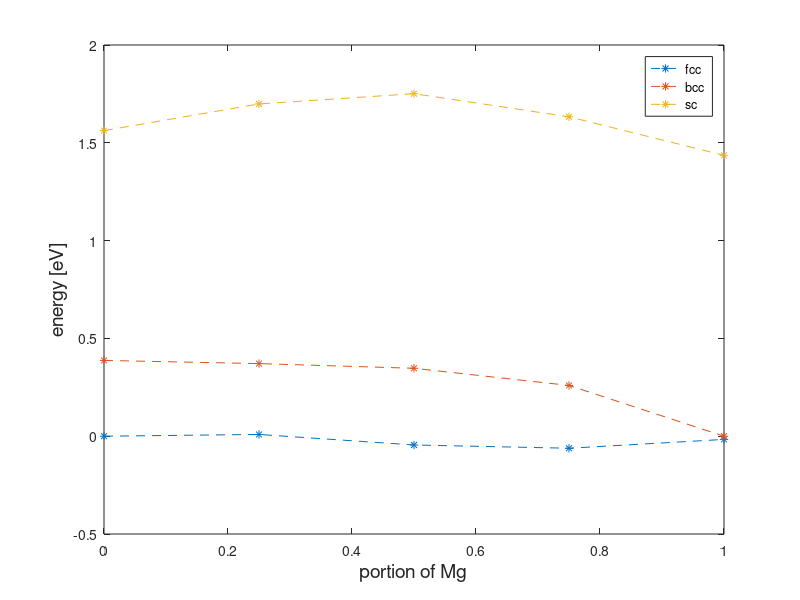

MATLAB code to generate this figure: (Note: this script raises an error after producing the figure.)
%% sc
clear all
clc

load('data/sc.mat')
x2to4 = linspace(2, 4, 30);
plot(x2to4, sc)
title('SC - energy over lattice parameter', 'FontSize', 14)
xlabel('lattice parameter [Å]', 'FontSize', 14)
ylabel('Energy [eV]', 'FontSize', 14)
legend('(Al, Al, Al, Al)', '(Mg, Al, Al, Al)', '(Mg, Mg, Al, Al)', '(Mg, Al, Mg, Al)', '(Mg, Mg, Mg, Al)', '(Mg, Mg, Mg, Mg)')

scMin = min(sc, [], 2); %the minimum of each row (setup)
scMin(4) = [];% Vi räknar bara med 1 50% 50% uppsättning.


%% fcc

load('data/fcc.mat')

x = linspace(3,5,30);
plot(x,fcc)
title('FCC - energy over lattice parameter', 'FontSize', 14)
xlabel('lattice parameter [Å]', 'FontSize', 14)
ylabel('Energy [eV]', 'FontSize', 14)
legend('(Al, Al, Al, Al)', '(Mg, Al, Al, Al)', '(Mg, Mg, Al, Al)', '(Mg, Mg, Mg, Al)', '(Mg, Mg, Mg, Mg)')

fccMin = min(fcc,[],2);
latticeparameter = x(find(fcc(4,:) == fccMin(4)))
AlEnergy = fccMin(1);
%% bcc, seems like we have the full range

load('data/bcc.mat') %Gives the saved .mat file the the dlmread produces above


x = linspace(2,6,60);
plot(x,bcc_full)
title('BCC - energy over lattice parameter', 'FontSize', 14)
xlabel('lattice parameter [Å]', 'FontSize', 14)
ylabel('Energy [eV]', 'FontSize', 14)
legend('(Al, Al, Al, Al)', '(Mg, Al, Al, Al)', '(Mg, Mg, Al, Al)', '(Mg, Al, Mg, Al)', '(Mg, Mg, Mg, Al)', '(Mg, Mg, Mg, Mg)')

bccMin = min(bcc_full,[],2); %the minimum of each row (setup)
MgEnergy = bccMin(end);
bccMin(4) = []; % vi räknar bara med en 50%-50%

%% Find what structure is the optimal!

x = [0 0.25, 0.5 0.75 1];



Eref(1,:) = x.*MgEnergy + (1-x).*AlEnergy - fccMin';    %fcc
Eref(2,:) = x.*MgEnergy + (1-x).*AlEnergy - bccMin';    %bcc
Eref(3,:) = x.*MgEnergy + (1-x).*AlEnergy - scMin';    %sc
plot(x,-Eref, '*--')
xlabel('portion of Mg', 'FontSize', 14)
ylabel('energy [eV]', 'FontSize', 14)
legend('fcc', 'bcc', 'sc')





%% K sweep

clear all
clc

data = dlmread('sweepKData','\t');
plot(data(:,1),data(:,2))


%% cutoff sweep

clear all
clc

data = dlmread('sweepCutoffData','\t');
plot(data(:,1),data(:,2))
